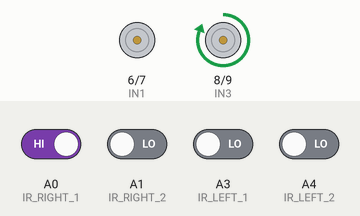
A sketch run on a simulated Arduino Uno, built with avr-gcc and run on an emulated ATmega328P. Shown: motor-driver pin pairs drawn as motors (green arrow = first pin HIGH = forward, orange = second pin HIGH = backward, longer = more drive, scaled by the enable pin). The inputs (shaded band) are chosen by the test bench; at power-on: A0 (IR_RIGHT_1) HIGH, A1 (IR_RIGHT_2), A3 (IR_LEFT_1), A4 (IR_LEFT_2) LOW.

Above: at 1.2 s.
1.3 s: A3 (IR_LEFT_1) driven HIGH and A4 (IR_LEFT_2) driven HIGH
At 2.0 s:
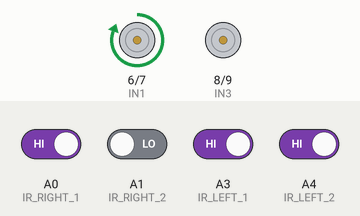
2.8 s: A1 (IR_RIGHT_2) driven HIGH
At 3.1 s:
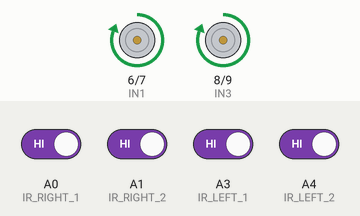
4.3 s: A1 (IR_RIGHT_2) driven LOW
At 5.4 s:
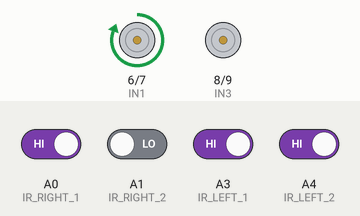
5.8 s: A3 (IR_LEFT_1) driven LOW
At 6.6 s:
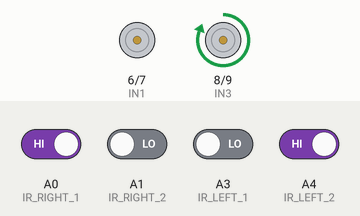
Timing chart, 0 to 8.3 s (numbered marks = the images above; inputs shaded):
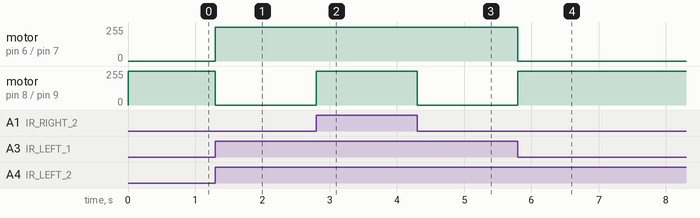

Measured:
- after the input at 1.3 s, motor on pin 6 (IN1) / pin 7 (IN2): stopped → forward 255/255 at once; motor on pin 8 (IN3) / pin 9 (IN4): forward 255/255 → stopped at once
- after the input at 2.8 s, motor on pin 8 (IN3) / pin 9 (IN4): stopped → forward 255/255 at once
- after the input at 4.3 s, motor on pin 8 (IN3) / pin 9 (IN4): forward 255/255 → stopped at once
- after the input at 5.8 s, motor on pin 6 (IN1) / pin 7 (IN2): forward 255/255 → stopped at once; motor on pin 8 (IN3) / pin 9 (IN4): stopped → forward 255/255 at once

The sketch:

Line-Following-Robot.ino
```cpp
// Constants for the pin numbers
const int IN1 = 6;
const int IN2 = 7;
const int IN3 = 8;
const int IN4 = 9;
const int ENA = 5;
const int ENB = 10;

// Constants for the infrared sensor pins
const int IR_LEFT_1 = A3;
const int IR_LEFT_2 = A4;
const int IR_RIGHT_1 = A0;
const int IR_RIGHT_2 = A1;

// Constants for the PWM drive speed
const int DRIVE_SPEED = 255;

void setup() {
  // Set all the pins as outputs
  pinMode(IN1, OUTPUT);
  pinMode(IN2, OUTPUT);
  pinMode(IN3, OUTPUT);
  pinMode(IN4, OUTPUT);
  pinMode(ENA, OUTPUT);
  pinMode(ENB, OUTPUT);

  // Set all the infrared sensor pins as inputs
  pinMode(IR_LEFT_1, INPUT);
  pinMode(IR_LEFT_2, INPUT);
  pinMode(IR_RIGHT_1, INPUT);
  pinMode(IR_RIGHT_2, INPUT);
}

void loop() {
  // Read the values of the infrared sensors
  int left1 = digitalRead(IR_LEFT_1);
  int left2 = digitalRead(IR_LEFT_2);
  int right1 = digitalRead(IR_RIGHT_1);
  int right2 = digitalRead(IR_RIGHT_2);

  // Check if the robot is over the line
  if (left1 == HIGH && left2 == HIGH && right1 == HIGH && right2 == HIGH) {
    driveForward();
  } else {
    // Check if the left side of the robot is over the line
    if (left1 == LOW || left2 == LOW)
    {
      // If one or both of the left sensors are off the line, turn left
      turnLeft();
    } else if (right1 == LOW || right2 == LOW) {
      // If one or both of the right sensors are off the line, turn right
      turnRight();
    } else {
      // If the robot is not over the line, stop
      stop();
    }
  }
}

void driveForward() {
  // Set both motors to drive forward
  digitalWrite(IN1, HIGH);
  digitalWrite(IN2, LOW);
  digitalWrite(IN3, HIGH);
  digitalWrite(IN4, LOW);
  // Set the drive speed for both motors
  analogWrite(ENA, DRIVE_SPEED);
  analogWrite(ENB, DRIVE_SPEED);
}

void turnLeft() {
  // Set the left motor to stop
  digitalWrite(IN1, LOW);
  digitalWrite(IN2, LOW);
  // Set the right motor to drive forward
  digitalWrite(IN3, HIGH);
  digitalWrite(IN4, LOW);
  // Set the drive speed for both motors
  analogWrite(ENA, 0);
  analogWrite(ENB, DRIVE_SPEED);
}

void turnRight() {
  // Set the left motor to drive forward
  digitalWrite(IN1, HIGH);
  digitalWrite(IN2, LOW);
  // Set the right motor to stop
  digitalWrite(IN3, LOW);
  digitalWrite(IN4, LOW);
  // Set the drive speed for both motors
  analogWrite(ENA, DRIVE_SPEED);
  analogWrite(ENB, 0);
}

void stop() {
  // Set both motors to stop
  digitalWrite(IN1, LOW);
  digitalWrite(IN2, LOW);
  digitalWrite(IN3, LOW);
  digitalWrite(IN4, LOW);
  // Set the drive speed for both motors to 0
  analogWrite(ENA, 0);
  analogWrite(ENB, 0);
}
```
